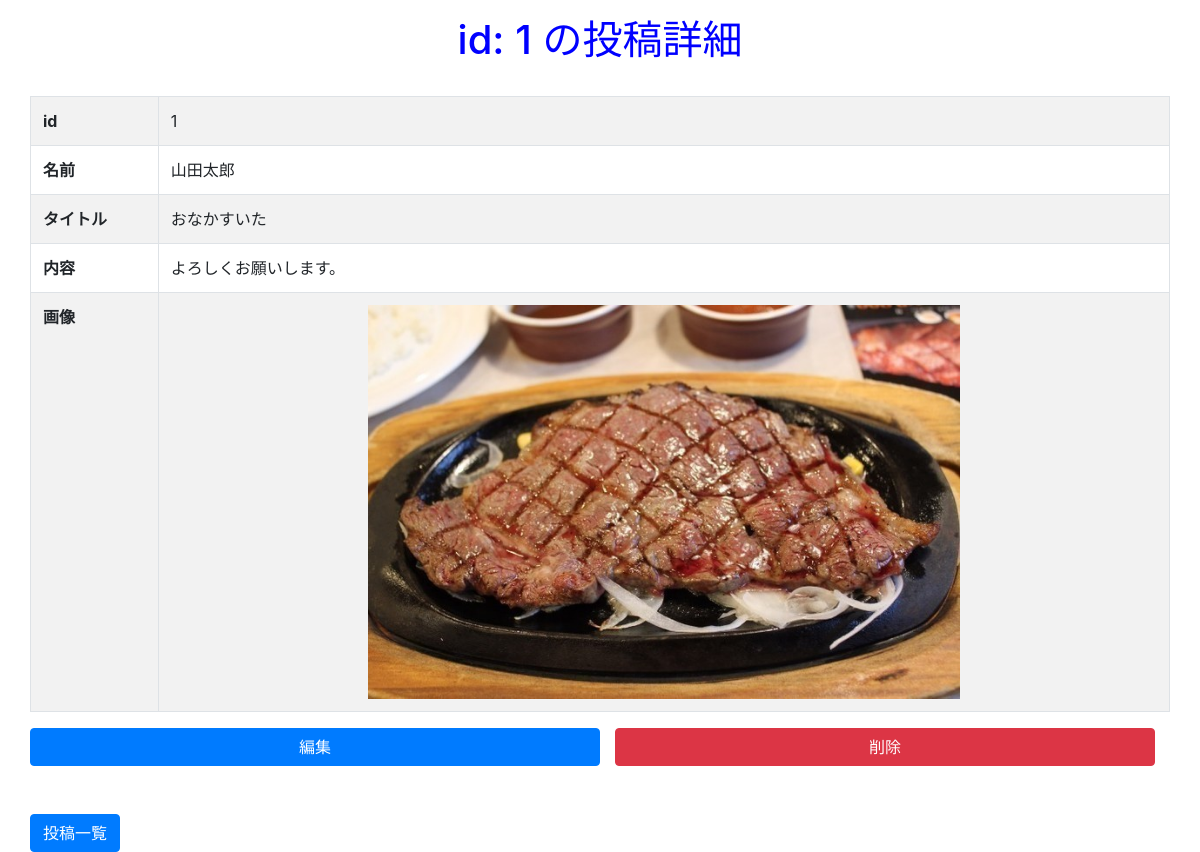
/show.php?id=1, run on the app's committed database.
### tables this page shows
CREATE TABLE `messages` (
  `id` int(11) NOT NULL AUTO_INCREMENT,
  `name` varchar(50) NOT NULL,
  `title` varchar(50) NOT NULL,
  `body` varchar(100) NOT NULL,
  `image` varchar(100) NOT NULL,
  `created_at` timestamp NOT NULL DEFAULT CURRENT_TIMESTAMP ON UPDATE CURRENT_TIMESTAMP,
  PRIMARY KEY (`id`)
);

### models/Message.php (called while the page is built, shortened)
<?php
    class Message extends Model{
        public static function find($id){
            try {
                $pdo = self::get_connection();
                $stmt = $pdo->prepare('SELECT * FROM messages WHERE id = :id');
                $stmt->bindValue(':id', $id, PDO::PARAM_INT);
                $stmt->execute();
                $stmt->setFetchMode(PDO::FETCH_CLASS|PDO::FETCH_PROPS_LATE, 'Message');
                $message = $stmt->fetch();
                return $message;
            } catch (PDOException $e) {
                return null;
            }
        }
    }

### views/show_view.php (the view, shortened to what this page needs)
<!DOCTYPE html>
<html lang="ja">
    <head>
        <link rel="stylesheet" href="https://stackpath.bootstrapcdn.com/bootstrap/4.3.1/css/bootstrap.min.css">
        <link rel="stylesheet" href="css/style.css">
    </head>
    <body>
        <div class="container">
            <div class="row mt-3">
                <h1 class="text-center col-sm-12">id: <?= $message->id ?> の投稿詳細</h1>
            </div>
            <div class="row mt-2">
            </div>
            <div class="row mt-2">
                <table class="table table-bordered table-striped">
                    <tr>
                        <th>id</th>
                        <td><?= $message->id ?></td>
                    </tr>
                    <tr>
                        <th>名前</th>
                        <td><?= $message->name ?></td>
                    </tr>
                    <tr>
                        <th>タイトル</th>
                        <td><?= $message->title ?></td>
                    </tr>
                    <tr>
                        <th>内容</th>
                        <td><?= $message->body ?></td>
                    </tr>
                    <tr>
                        <th>画像</th>
                        <td><img src="<?= IMAGE_DIR . $message->image ?>" alt="表示する画像がありません。"></td>
                    </tr>
                </table>
            </div>
            <div class="row">
                <a href="edit.php?id=<?= $id ?>" class="col-sm-6 btn btn-primary">編集</a>
                <form class="col-sm-6" action="destroy.php" method="POST">
                    <button type="submit" class="btn btn-danger col-sm-12" onclick="return confirm('投稿を削除します。よろしいですか？')">削除</button>
                </form>
            </div>
             <div class="row mt-5">
                <a href="index.php" class="btn btn-primary">投稿一覧</a>
            </div>
        </div>
    </body>
</html>

### css/style.css (style rules this page uses)
h1 { color: blue; }
img { width: 60%; display: block; margin: 0 auto; }

### data on the page
messages: id "1", name "山田太郎", title "おなかすいた", body "よろしくお願いします。", image (picture)
